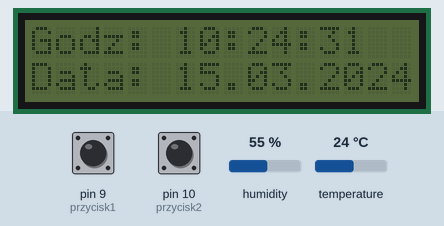
The sketch below on a simulated Arduino Uno, built with avr-gcc and run on an emulated ATmega328P. Shown: 16×2 character LCD. The inputs (shaded band) are chosen by the test bench; at power-on: pin 9 (przycisk1) HIGH, pin 10 (przycisk2) HIGH, humidity 55 %, temperature 24 °C. The local clock reads 2024-03-15 10:24:30 at power-on unless the sketch sets it.

Above: at 1.2 s.
1.3 s: pin 9 (przycisk1) pulled LOW for 0.15 s
At 1.7 s:
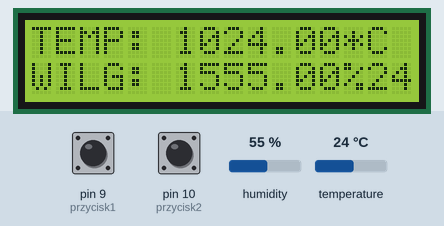
6.5 s: pin 10 (przycisk2) pulled LOW for 0.15 s
At 7.1 s:
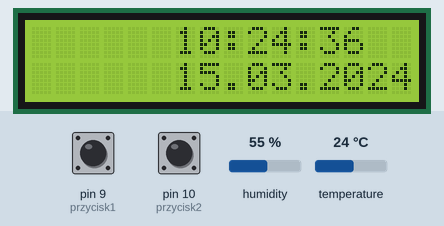
11.0 s: pin 9 (przycisk1) pulled LOW for 1 s
At 11.6 s:
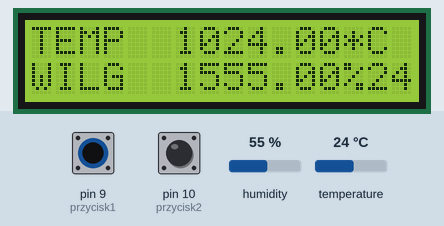
13.5 s: pin 10 (przycisk2) pulled LOW for 1 s
At 15.3 s:
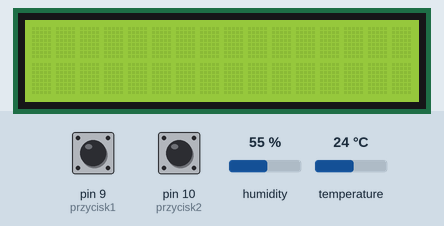
Timing chart, 0 to 16.8 s (numbered marks = the images above; inputs shaded):
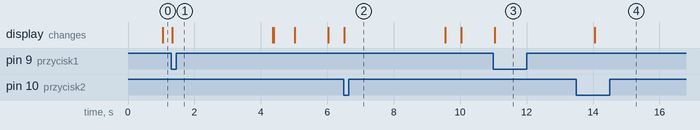

The sketch:

rtc-dht-lcd.ino
```cpp
#define przycisk1 9
#define przycisk2 10
#define d 3000
#include <LiquidCrystal_I2C.h>
#include <DS3231.h>
#include <DHT.h>
#include <Wire.h>
LiquidCrystal_I2C lcd (0x27, 2, 1, 0, 4, 5, 6, 7, 3, POSITIVE);
DS3231 rtc(SDA, SCL);
float wilgotnosc;
float temperatura;
#define DHTPIN 8
#define DHTTYPE DHT11
DHT dht(DHTPIN, DHTTYPE);

void setup() {
  Serial.begin(9600);
  lcd.begin(16,2);
  dht.begin ();
  rtc.begin ();
  lcd.setCursor(0,0);
  lcd.print("Godz:   ");
  lcd.setCursor(0,1);
  lcd.print("Data:   ");
  lcd.noBacklight ();
  pinMode (przycisk1, INPUT_PULLUP);
  pinMode (przycisk2, INPUT_PULLUP);


}

void loop() {
  switch ((digitalRead(przycisk1) == LOW))
   {
    case 1:
      //instrukcje dla var=1
      lcd.backlight();
      lcd.setCursor(0,0);
      lcd.print("TEMP");
      lcd.setCursor(0,1);
      lcd.print("WILG");
      lcd.setCursor(8,0);
      lcd.print(temperatura);
      lcd.print("*C");
      lcd.setCursor(8,1);
      lcd.print(wilgotnosc);
      lcd.print("%");
      delay(d);
      lcd.clear();
      break;
        default:
      // instrukcje domyślne (jeżeli var różne od 1 i 2)
             lcd.setCursor(6,0);
             lcd.print(rtc.getTimeStr());
             lcd.setCursor(6,1);
             lcd.print(rtc.getDateStr());

   }
      switch ((digitalRead(przycisk2) == LOW))
   {
    case 1:
      //instrukcje dla var=1
      lcd.backlight();
      delay(d);

              break;
        default:
      // instrukcje domyślne (jeżeli var różne od 1 i 2)
      lcd.noBacklight();
  }

temperatura = dht.readTemperature();
wilgotnosc = dht.readHumidity();
}
```

Measured:
- after the input at 1.3 s, the display: changes at once (image 1)
- after the input at 6.5 s, the display: changes at once (image 2)
- after the input at 11.0 s, the display: changes at once (image 3)
- after the input at 13.5 s, the display: changes after 0.55 s (image 4)
